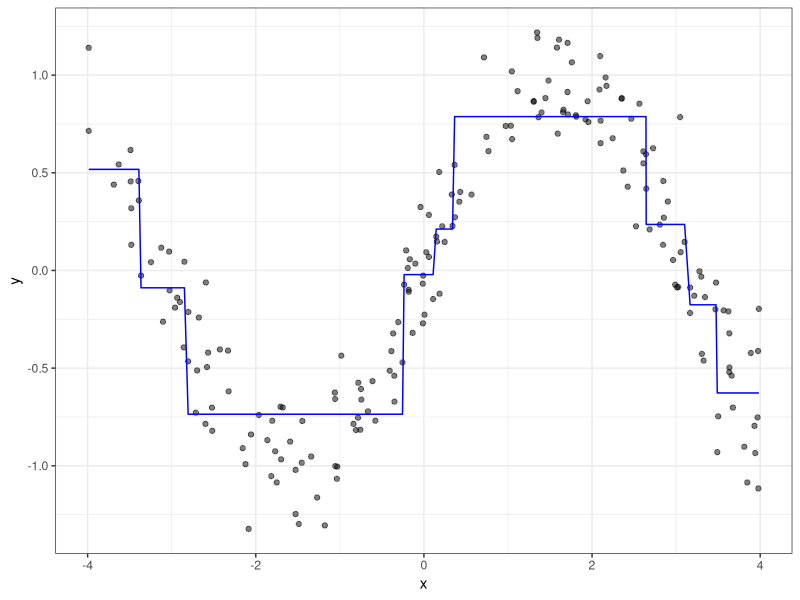

The R script that drew this image: (Note: this script raises an error after producing the figure.)
set.seed(1988)

library(party)
library(ggplot2)
library(reshape2)

n <- 200
x <- runif(n, -4, 4)
y <- sin(x) + rnorm(n, 0, 0.2)
df <- data.frame(x, y)
object <- party:::ctreedpp(y ~ x, df)

fit_tree <- ctree(y ~ x, df)
df$tree <- as.numeric(predict(fit_tree))

p <- ggplot(df, aes(x, y))
p <- p + geom_point(alpha = .5)
p <- p + geom_line(aes(x, tree), colour = "blue")
p <- p + theme_bw()
ggsave("figures/cart_approximation.png", p, width = 10, height = 8)

fit_forest <- cforest(y ~ x, df, control = cforest_unbiased(mtry = 1))
df <- sapply(fit_forest@ensemble, function(x)
    unlist(party:::R_getpredictions(x, party:::R_get_nodeID(x, object@inputs, 0))))
df <- as.data.frame(df[, sample(1:ncol(df), 25)])
df$obs <- 1:nrow(df)
df <- melt(df, id.vars = "obs")
df$x <- x
df$y <- y
df$forest <- as.numeric(predict(fit_forest))

p <- ggplot(df, aes(x, y, group = variable))
p <- p + geom_point()
p <- p + geom_line(aes(x, forest), colour = "red")
p <- p + geom_line(aes(x, value), alpha = .15, colour = "blue")
p <- p + theme_bw()
ggsave("figures/forest_approximation.png", p, width = 10, height = 8)
